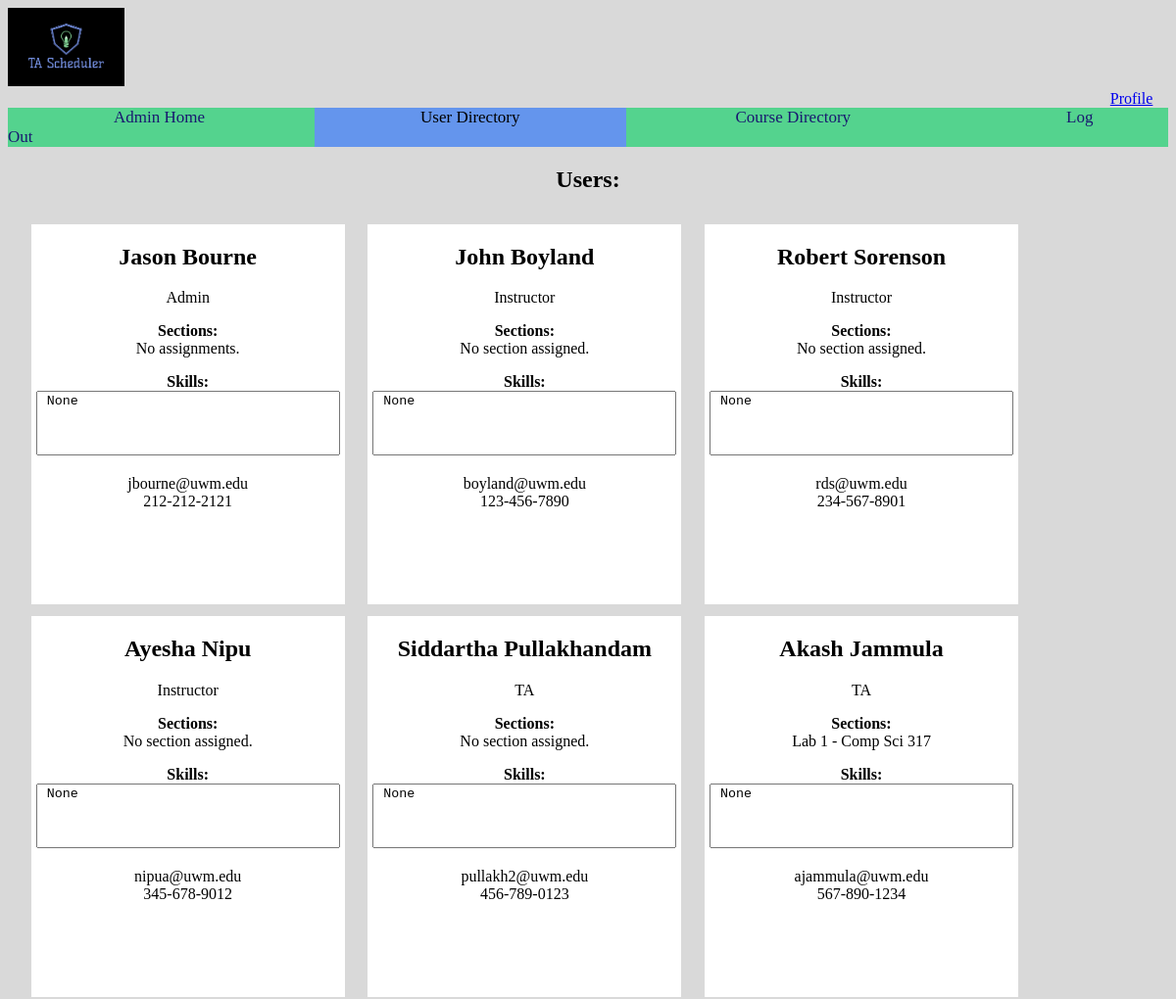
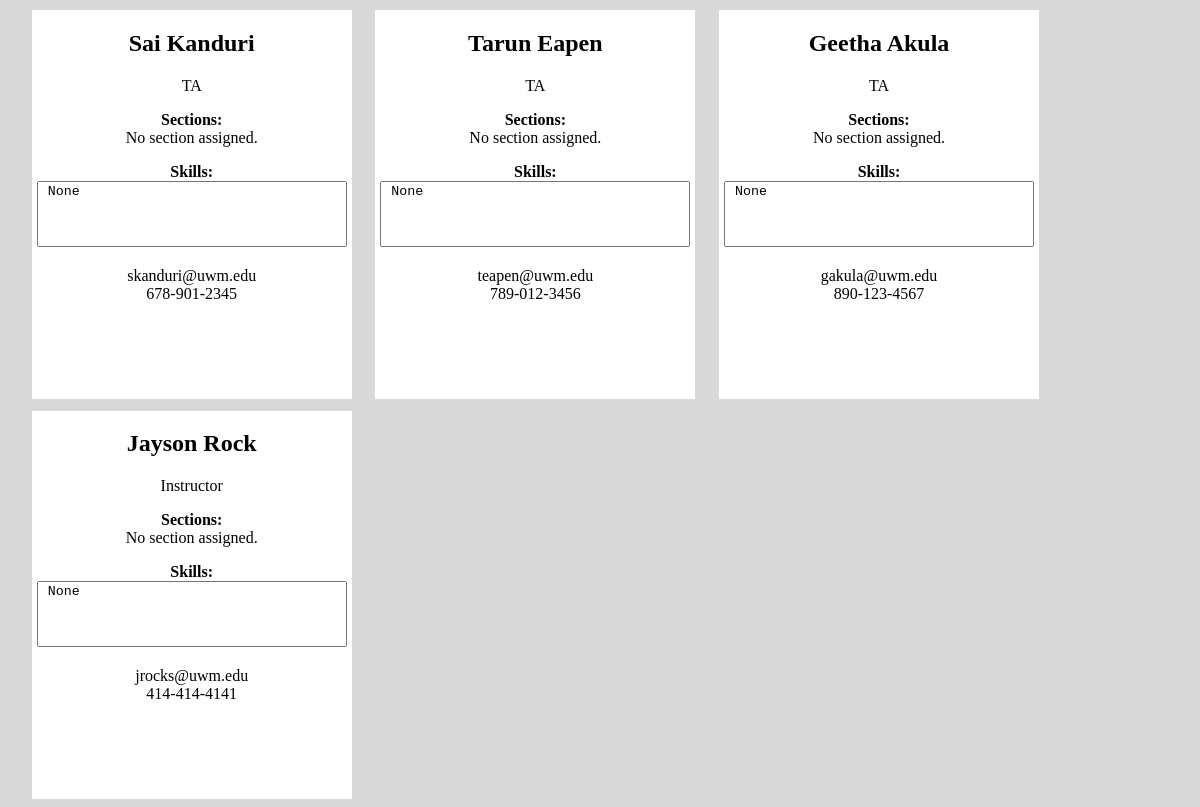
Page /user_directory.html on the committed database (2 pictures, top to bottom).
### djangoProject1/models.py (models this page shows, shortened)
class User(models.Model): # basic for now
    ROLE_CHOICES = [
        ('TA', 'Teaching Assistant'),
        ('Instructor', 'Instructor'),
        ('Admin', 'Administrator'),
    ]
    id = models.UUIDField(primary_key=True, default=uuid.uuid4, editable=False) #unique id
    first_name = models.CharField(max_length=50, default="DefaultFirst") #first name of user
    last_name = models.CharField(max_length=50, default="DefaultLast") #last name of user
    username = models.CharField(max_length=50, unique=True, default="Default_Username")  #unique username (ISSUES LATER ON, default AND unique doesn't work well)
    password = models.CharField(max_length=128, default="Default_Password")  #stored password (128 for hash(? idk documentation recommended it))
    email = models.EmailField(default="default@example.com")  #unique email address (cant run unless blank by default
    phone_number = models.CharField(max_length=10, blank=True, null=True)  #optional phone number (can make required later)
    address = models.TextField(blank=True, null=True)  #optional home address (can make required later)
    skills = models.TextField(blank=True, null=True)  #apparently we need skills? okay here's an open text field for it
    role = models.CharField(max_length=20, choices=ROLE_CHOICES, default='TA')  #role of the user (TA, Instructor, Admin)

class Section(models.Model):
    id = models.UUIDField(primary_key=True, default=uuid.uuid4, editable=False) #unique id
    name = models.CharField(max_length=100, default="Default Section Name") #section name
    course = models.ForeignKey(Course, on_delete=models.CASCADE, related_name='sections') #link to course
    days = MultiSelectField(choices=DAYS_OF_WEEK, blank=True, null=True)  #day of the week
    time = models.TimeField(blank=True, null=True)  #specific time of day
    location = models.CharField(max_length=100, blank=True, null=True) #location
    user = models.ForeignKey(User, null=True, blank=True, limit_choices_to={'role__in': ['TA', 'Instructor']}, on_delete=models.SET_NULL, related_name='sections')

class Course(models.Model):
    id = models.UUIDField(primary_key=True, default=uuid.uuid4, editable=False) #unique id
    name = models.CharField(max_length=100, default="Default Course Name") #course name
    users = models.ManyToManyField(User, limit_choices_to={'role__in': ['TA', 'Instructor']}, related_name='courses', blank=True)

### djangoProject1/views.py (the view, shortened to what this page needs)
# urls.py: path('user_directory.html', UserDirectoryPage.as_view()),
class UserDirectoryPage(View):
    def get(self, request):
        users = User.objects.all()
        courses = Course.objects.all()
        sections = Section.objects.all()
        return render(request, "user_directory.html", {"users": users, "courses": courses, "sections": sections})

### djangoProject1/templatetags/custom_filters.py (called while the page is built)
@register.filter
def format_phone(value):
    if isinstance(value, str) and len(value) == 10 and value.isdigit():
        return f"{value[:3]}-{value[3:6]}-{value[6:]}"
    return value

### templates/user_directory.html (shortened to what this page needs)
<!DOCTYPE html>
<html lang="en">
<head>
    <link rel="stylesheet" href="/static/style.css"/>
</head>
<body style="background-color: rgb(217,217,217)">
<a href="home.html">
    <img src="/static/Logo.jpeg" alt="TA Scheduler Logo" style="height: 10vh; width: auto;">
</a>
<a href="profile_page.html" style="margin-left: 95%">Profile</a>
<div class="navbar">
    <a href="admin_home.html" style="padding: 9vw">Admin Home</a>
    <a class="active" href="user_directory.html" style="padding: 9vw">User Directory</a>
    <a href="course_directory.html" style="padding: 9vw">Course Directory</a>
    <a href="/" style="padding: 9vw">Log Out</a>
</div>
{% load custom_filters %}
<h2 class="container">Users:</h2>
<div class="boxContainer">
    {% for user in users %}
        <div class="whiteBox">
            <h2>{{ user.first_name }} {{ user.last_name }}</h2>
            <p>{{ user.role }} <br/>
                <p><strong>Sections:</strong><br/>
                {% if user.role == "Instructor" or user.role == "TA"%}
                    {% for section in user.sections.all %}
                        {{ section.name }} - {{ section.course.name }}<br/>
                    {% empty %}
                        No section assigned.<br/>
                    {% endfor %}
                {% else %}
                    No assignments.<br/>
                {% endif %}
                </p>
            <p><strong>Skills:</strong><br/>
                <textarea readonly style="width: 95%; height: 60px; overflow-y: scroll; resize: none;"> {{ user.skills }}
                </textarea>
            </p>
            <p>{{ user.email }}<br/>{{ user.phone_number|format_phone }}</p>
        </div>
    {% endfor %}
</div>
</body>
</html>

### static/style.css (style rules this page uses)
.navbar { background-color: #54d38e; overflow: hidden; }
.navbar a { padding: 0.625rem; color: midnightblue; text-align: center; font-size: 1.0625rem; text-decoration: none; }
.navbar a.active { background-color: cornflowerblue; color: black; }
.boxContainer { width: 100%; display: flex; flex-wrap: wrap; }
.whiteBox { width: 100%; max-width: 20rem; height: auto; background-color: white; margin-left: 2%; margin-top: 1%; text-align: center; position: relative; padding-bottom: 5rem; }
.container { text-align: center; }

### rows in the picture
User: first_name "Jason", last_name "Bourne", role "Admin", shows "No assignments.", skills "None", email "jbourne@uwm.edu", phone_number "212-212-2121"
User: first_name "John", last_name "Boyland", role "Instructor", shows "No section assigned.", skills "None", email "boyland@uwm.edu", phone_number "123-456-7890"
User: first_name "Robert", last_name "Sorenson", role "Instructor", shows "No section assigned.", skills "None", email "rds@uwm.edu", phone_number "234-567-8901"
User: first_name "Ayesha", last_name "Nipu", role "Instructor", shows "No section assigned.", skills "None", email "nipua@uwm.edu", phone_number "345-678-9012"
User: first_name "Siddartha", last_name "Pullakhandam", role "TA", shows "No section assigned.", skills "None", email "pullakh2@uwm.edu", phone_number "456-789-0123"
User: first_name "Akash", last_name "Jammula", role "TA", skills "None", email "ajammula@uwm.edu", phone_number "567-890-1234"
Section: name "Lab 1", course.name "Comp Sci 317"
User: first_name "Sai", last_name "Kanduri", role "TA", shows "No section assigned.", skills "None", email "skanduri@uwm.edu", phone_number "678-901-2345"
User: first_name "Tarun", last_name "Eapen", role "TA", shows "No section assigned.", skills "None", email "teapen@uwm.edu", phone_number "789-012-3456"
User: first_name "Geetha", last_name "Akula", role "TA", shows "No section assigned.", skills "None", email "gakula@uwm.edu", phone_number "890-123-4567"
User: first_name "Jayson", last_name "Rock", role "Instructor", shows "No section assigned.", skills "None", email "jrocks@uwm.edu", phone_number "414-414-4141"
